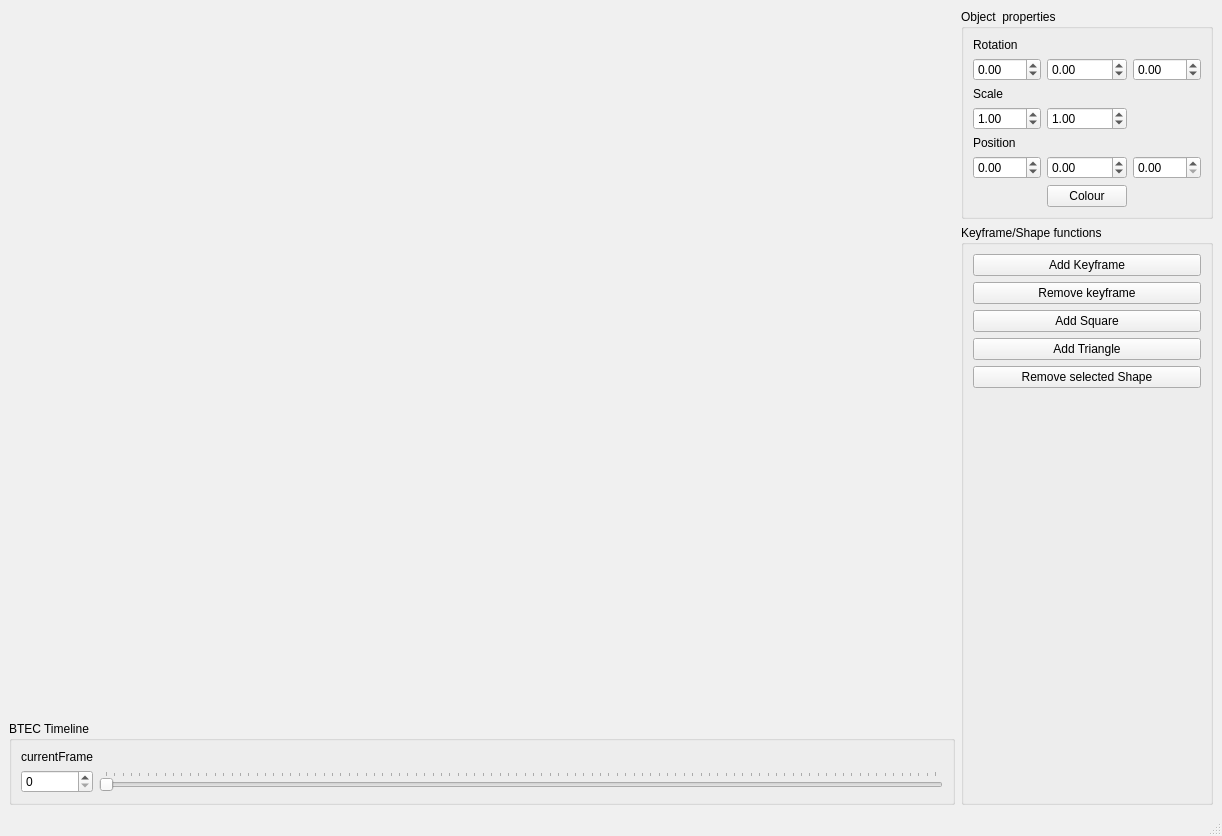
<?xml version="1.0" encoding="UTF-8"?>
<ui version="4.0">
 <class>MainWindow</class>
 <widget class="QMainWindow" name="MainWindow">
  <property name="geometry">
   <rect>
    <x>0</x>
    <y>0</y>
    <width>1222</width>
    <height>836</height>
   </rect>
  </property>
  <property name="palette">
   <palette>
    <active>
     <colorrole role="WindowText">
      <brush brushstyle="SolidPattern">
       <color alpha="255">
        <red>0</red>
        <green>0</green>
        <blue>0</blue>
       </color>
      </brush>
     </colorrole>
     <colorrole role="Button">
      <brush brushstyle="SolidPattern">
       <color alpha="255">
        <red>159</red>
        <green>159</green>
        <blue>159</blue>
       </color>
      </brush>
     </colorrole>
     <colorrole role="Light">
      <brush brushstyle="SolidPattern">
       <color alpha="255">
        <red>238</red>
        <green>238</green>
        <blue>238</blue>
       </color>
      </brush>
     </colorrole>
     <colorrole role="Midlight">
      <brush brushstyle="SolidPattern">
       <color alpha="255">
        <red>198</red>
        <green>198</green>
        <blue>198</blue>
       </color>
      </brush>
     </colorrole>
     <colorrole role="Dark">
      <brush brushstyle="SolidPattern">
       <color alpha="255">
        <red>79</red>
        <green>79</green>
        <blue>79</blue>
       </color>
      </brush>
     </colorrole>
     <colorrole role="Mid">
      <brush brushstyle="SolidPattern">
       <color alpha="255">
        <red>106</red>
        <green>106</green>
        <blue>106</blue>
       </color>
      </brush>
     </colorrole>
     <colorrole role="Text">
      <brush brushstyle="SolidPattern">
       <color alpha="255">
        <red>0</red>
        <green>0</green>
        <blue>0</blue>
       </color>
      </brush>
     </colorrole>
     <colorrole role="BrightText">
      <brush brushstyle="SolidPattern">
       <color alpha="255">
        <red>255</red>
        <green>255</green>
        <blue>255</blue>
       </color>
      </brush>
     </colorrole>
     <colorrole role="ButtonText">
      <brush brushstyle="SolidPattern">
       <color alpha="255">
        <red>0</red>
        <green>0</green>
        <blue>0</blue>
       </color>
      </brush>
     </colorrole>
     <colorrole role="Base">
      <brush brushstyle="SolidPattern">
       <color alpha="255">
        <red>255</red>
        <green>255</green>
        <blue>255</blue>
       </color>
      </brush>
     </colorrole>
     <colorrole role="Window">
      <brush brushstyle="SolidPattern">
       <color alpha="255">
        <red>159</red>
        <green>159</green>
        <blue>159</blue>
       </color>
      </brush>
     </colorrole>
     <colorrole role="Shadow">
      <brush brushstyle="SolidPattern">
       <color alpha="255">
        <red>0</red>
        <green>0</green>
        <blue>0</blue>
       </color>
      </brush>
     </colorrole>
     <colorrole role="AlternateBase">
      <brush brushstyle="SolidPattern">
       <color alpha="255">
        <red>207</red>
        <green>207</green>
        <blue>207</blue>
       </color>
      </brush>
     </colorrole>
     <colorrole role="ToolTipBase">
      <brush brushstyle="SolidPattern">
       <color alpha="255">
        <red>255</red>
        <green>255</green>
        <blue>220</blue>
       </color>
      </brush>
     </colorrole>
     <colorrole role="ToolTipText">
      <brush brushstyle="SolidPattern">
       <color alpha="255">
        <red>0</red>
        <green>0</green>
        <blue>0</blue>
       </color>
      </brush>
     </colorrole>
    </active>
    <inactive>
     <colorrole role="WindowText">
      <brush brushstyle="SolidPattern">
       <color alpha="255">
        <red>0</red>
        <green>0</green>
        <blue>0</blue>
       </color>
      </brush>
     </colorrole>
     <colorrole role="Button">
      <brush brushstyle="SolidPattern">
       <color alpha="255">
        <red>240</red>
        <green>240</green>
        <blue>240</blue>
       </color>
      </brush>
     </colorrole>
     <colorrole role="Light">
      <brush brushstyle="SolidPattern">
       <color alpha="255">
        <red>255</red>
        <green>255</green>
        <blue>255</blue>
       </color>
      </brush>
     </colorrole>
     <colorrole role="Midlight">
      <brush brushstyle="SolidPattern">
       <color alpha="255">
        <red>227</red>
        <green>227</green>
        <blue>227</blue>
       </color>
      </brush>
     </colorrole>
     <colorrole role="Dark">
      <brush brushstyle="SolidPattern">
       <color alpha="255">
        <red>160</red>
        <green>160</green>
        <blue>160</blue>
       </color>
      </brush>
     </colorrole>
     <colorrole role="Mid">
      <brush brushstyle="SolidPattern">
       <color alpha="255">
        <red>160</red>
        <green>160</green>
        <blue>160</blue>
       </color>
      </brush>
     </colorrole>
     <colorrole role="Text">
      <brush brushstyle="SolidPattern">
       <color alpha="255">
        <red>0</red>
        <green>0</green>
        <blue>0</blue>
       </color>
      </brush>
     </colorrole>
     <colorrole role="BrightText">
      <brush brushstyle="SolidPattern">
       <color alpha="255">
        <red>255</red>
        <green>255</green>
        <blue>255</blue>
       </color>
      </brush>
     </colorrole>
     <colorrole role="ButtonText">
      <brush brushstyle="SolidPattern">
       <color alpha="255">
        <red>0</red>
        <green>0</green>
        <blue>0</blue>
       </color>
      </brush>
     </colorrole>
     <colorrole role="Base">
      <brush brushstyle="SolidPattern">
       <color alpha="255">
        <red>255</red>
        <green>255</green>
        <blue>255</blue>
       </color>
      </brush>
     </colorrole>
     <colorrole role="Window">
      <brush brushstyle="SolidPattern">
       <color alpha="255">
        <red>240</red>
        <green>240</green>
        <blue>240</blue>
       </color>
      </brush>
     </colorrole>
     <colorrole role="Shadow">
      <brush brushstyle="SolidPattern">
       <color alpha="255">
        <red>105</red>
        <green>105</green>
        <blue>105</blue>
       </color>
      </brush>
     </colorrole>
     <colorrole role="AlternateBase">
      <brush brushstyle="SolidPattern">
       <color alpha="255">
        <red>245</red>
        <green>245</green>
        <blue>245</blue>
       </color>
      </brush>
     </colorrole>
     <colorrole role="ToolTipBase">
      <brush brushstyle="SolidPattern">
       <color alpha="255">
        <red>255</red>
        <green>255</green>
        <blue>220</blue>
       </color>
      </brush>
     </colorrole>
     <colorrole role="ToolTipText">
      <brush brushstyle="SolidPattern">
       <color alpha="255">
        <red>0</red>
        <green>0</green>
        <blue>0</blue>
       </color>
      </brush>
     </colorrole>
    </inactive>
    <disabled>
     <colorrole role="WindowText">
      <brush brushstyle="SolidPattern">
       <color alpha="255">
        <red>79</red>
        <green>79</green>
        <blue>79</blue>
       </color>
      </brush>
     </colorrole>
     <colorrole role="Button">
      <brush brushstyle="SolidPattern">
       <color alpha="255">
        <red>159</red>
        <green>159</green>
        <blue>159</blue>
       </color>
      </brush>
     </colorrole>
     <colorrole role="Light">
      <brush brushstyle="SolidPattern">
       <color alpha="255">
        <red>238</red>
        <green>238</green>
        <blue>238</blue>
       </color>
      </brush>
     </colorrole>
     <colorrole role="Midlight">
      <brush brushstyle="SolidPattern">
       <color alpha="255">
        <red>198</red>
        <green>198</green>
        <blue>198</blue>
       </color>
      </brush>
     </colorrole>
     <colorrole role="Dark">
      <brush brushstyle="SolidPattern">
       <color alpha="255">
        <red>79</red>
        <green>79</green>
        <blue>79</blue>
       </color>
      </brush>
     </colorrole>
     <colorrole role="Mid">
      <brush brushstyle="SolidPattern">
       <color alpha="255">
        <red>106</red>
        <green>106</green>
        <blue>106</blue>
       </color>
      </brush>
     </colorrole>
     <colorrole role="Text">
      <brush brushstyle="SolidPattern">
       <color alpha="255">
        <red>79</red>
        <green>79</green>
        <blue>79</blue>
       </color>
      </brush>
     </colorrole>
     <colorrole role="BrightText">
      <brush brushstyle="SolidPattern">
       <color alpha="255">
        <red>255</red>
        <green>255</green>
        <blue>255</blue>
       </color>
      </brush>
     </colorrole>
     <colorrole role="ButtonText">
      <brush brushstyle="SolidPattern">
       <color alpha="255">
        <red>79</red>
        <green>79</green>
        <blue>79</blue>
       </color>
      </brush>
     </colorrole>
     <colorrole role="Base">
      <brush brushstyle="SolidPattern">
       <color alpha="255">
        <red>159</red>
        <green>159</green>
        <blue>159</blue>
       </color>
      </brush>
     </colorrole>
     <colorrole role="Window">
      <brush brushstyle="SolidPattern">
       <color alpha="255">
        <red>159</red>
        <green>159</green>
        <blue>159</blue>
       </color>
      </brush>
     </colorrole>
     <colorrole role="Shadow">
      <brush brushstyle="SolidPattern">
       <color alpha="255">
        <red>0</red>
        <green>0</green>
        <blue>0</blue>
       </color>
      </brush>
     </colorrole>
     <colorrole role="AlternateBase">
      <brush brushstyle="SolidPattern">
       <color alpha="255">
        <red>245</red>
        <green>245</green>
        <blue>245</blue>
       </color>
      </brush>
     </colorrole>
     <colorrole role="ToolTipBase">
      <brush brushstyle="SolidPattern">
       <color alpha="255">
        <red>255</red>
        <green>255</green>
        <blue>220</blue>
       </color>
      </brush>
     </colorrole>
     <colorrole role="ToolTipText">
      <brush brushstyle="SolidPattern">
       <color alpha="255">
        <red>0</red>
        <green>0</green>
        <blue>0</blue>
       </color>
      </brush>
     </colorrole>
    </disabled>
   </palette>
  </property>
  <property name="windowTitle">
   <string>MainWindow</string>
  </property>
  <widget class="QWidget" name="centralwidget">
   <layout class="QGridLayout" name="MainWIndowGridLayout">
    <item row="3" column="0">
     <widget class="QGroupBox" name="groupBox_5">
      <property name="sizePolicy">
       <sizepolicy hsizetype="Preferred" vsizetype="Preferred">
        <horstretch>0</horstretch>
        <verstretch>0</verstretch>
       </sizepolicy>
      </property>
      <property name="title">
       <string>BTEC Timeline</string>
      </property>
      <layout class="QGridLayout" name="gridLayout">
       <item row="1" column="0">
        <widget class="QSpinBox" name="m_currentFrame">
         <property name="maximum">
          <number>5000</number>
         </property>
        </widget>
       </item>
       <item row="0" column="0">
        <widget class="QLabel" name="label_4">
         <property name="text">
          <string>currentFrame</string>
         </property>
        </widget>
       </item>
       <item row="1" column="2">
        <widget class="QSlider" name="timelineSlider">
         <property name="orientation">
          <enum>Qt::Horizontal</enum>
         </property>
         <property name="invertedAppearance">
          <bool>false</bool>
         </property>
         <property name="invertedControls">
          <bool>false</bool>
         </property>
         <property name="tickPosition">
          <enum>QSlider::TicksAbove</enum>
         </property>
         <property name="tickInterval">
          <number>1</number>
         </property>
        </widget>
       </item>
      </layout>
     </widget>
    </item>
    <item row="1" column="0">
     <spacer name="horizontalSpacer">
      <property name="orientation">
       <enum>Qt::Horizontal</enum>
      </property>
      <property name="sizeHint" stdset="0">
       <size>
        <width>40</width>
        <height>20</height>
       </size>
      </property>
     </spacer>
    </item>
    <item row="0" column="1">
     <widget class="QGroupBox" name="groupBox">
      <property name="title">
       <string>Object  properties</string>
      </property>
      <layout class="QGridLayout" name="gridLayout_2">
       <item row="5" column="0">
        <widget class="QDoubleSpinBox" name="m_objectPosX">
         <property name="minimum">
          <double>-5.000000000000000</double>
         </property>
         <property name="maximum">
          <double>5.000000000000000</double>
         </property>
         <property name="singleStep">
          <double>0.100000000000000</double>
         </property>
        </widget>
       </item>
       <item row="4" column="0">
        <widget class="QLabel" name="label">
         <property name="text">
          <string>Position</string>
         </property>
        </widget>
       </item>
       <item row="2" column="0">
        <widget class="QLabel" name="label_3">
         <property name="text">
          <string>Scale</string>
         </property>
        </widget>
       </item>
       <item row="1" column="0">
        <widget class="QDoubleSpinBox" name="m_objectRotX">
         <property name="minimum">
          <double>-360.000000000000000</double>
         </property>
         <property name="maximum">
          <double>360.000000000000000</double>
         </property>
        </widget>
       </item>
       <item row="3" column="1">
        <widget class="QDoubleSpinBox" name="m_objectScaleY">
         <property name="value">
          <double>1.000000000000000</double>
         </property>
        </widget>
       </item>
       <item row="6" column="1">
        <widget class="QPushButton" name="m_colour">
         <property name="sizePolicy">
          <sizepolicy hsizetype="Fixed" vsizetype="Fixed">
           <horstretch>0</horstretch>
           <verstretch>0</verstretch>
          </sizepolicy>
         </property>
         <property name="text">
          <string>Colour</string>
         </property>
        </widget>
       </item>
       <item row="1" column="1">
        <widget class="QDoubleSpinBox" name="m_objectRotY">
         <property name="minimum">
          <double>-360.000000000000000</double>
         </property>
         <property name="maximum">
          <double>360.000000000000000</double>
         </property>
        </widget>
       </item>
       <item row="3" column="0">
        <widget class="QDoubleSpinBox" name="m_objectScaleX">
         <property name="value">
          <double>1.000000000000000</double>
         </property>
        </widget>
       </item>
       <item row="5" column="1">
        <widget class="QDoubleSpinBox" name="m_objectPosY">
         <property name="minimum">
          <double>-5.000000000000000</double>
         </property>
         <property name="maximum">
          <double>5.000000000000000</double>
         </property>
         <property name="singleStep">
          <double>0.100000000000000</double>
         </property>
        </widget>
       </item>
       <item row="0" column="0">
        <widget class="QLabel" name="label_2">
         <property name="text">
          <string>Rotation</string>
         </property>
        </widget>
       </item>
       <item row="1" column="2">
        <widget class="QDoubleSpinBox" name="m_objectRotZ">
         <property name="minimum">
          <double>-360.000000000000000</double>
         </property>
         <property name="maximum">
          <double>360.000000000000000</double>
         </property>
        </widget>
       </item>
       <item row="5" column="2">
        <widget class="QDoubleSpinBox" name="m_objectPosY_2"/>
       </item>
      </layout>
     </widget>
    </item>
    <item row="1" column="1" rowspan="3">
     <widget class="QGroupBox" name="groupBox_2">
      <property name="title">
       <string>Keyframe/Shape functions</string>
      </property>
      <layout class="QGridLayout" name="gridLayout_4">
       <item row="1" column="0">
        <widget class="QPushButton" name="removeKeyframe">
         <property name="text">
          <string>Remove keyframe</string>
         </property>
        </widget>
       </item>
       <item row="0" column="0">
        <widget class="QPushButton" name="addKeyframe">
         <property name="text">
          <string>Add Keyframe</string>
         </property>
        </widget>
       </item>
       <item row="6" column="0">
        <spacer name="verticalSpacer">
         <property name="orientation">
          <enum>Qt::Vertical</enum>
         </property>
         <property name="sizeType">
          <enum>QSizePolicy::Expanding</enum>
         </property>
         <property name="sizeHint" stdset="0">
          <size>
           <width>20</width>
           <height>40</height>
          </size>
         </property>
        </spacer>
       </item>
       <item row="2" column="0">
        <widget class="QPushButton" name="addSquare">
         <property name="text">
          <string>Add Square</string>
         </property>
        </widget>
       </item>
       <item row="3" column="0">
        <widget class="QPushButton" name="addTriangle">
         <property name="text">
          <string>Add Triangle</string>
         </property>
        </widget>
       </item>
       <item row="4" column="0">
        <widget class="QPushButton" name="removeShape">
         <property name="text">
          <string>Remove selected Shape</string>
         </property>
        </widget>
       </item>
      </layout>
     </widget>
    </item>
    <item row="2" column="0">
     <spacer name="verticalSpacer_2">
      <property name="orientation">
       <enum>Qt::Vertical</enum>
      </property>
      <property name="sizeHint" stdset="0">
       <size>
        <width>20</width>
        <height>40</height>
       </size>
      </property>
     </spacer>
    </item>
   </layout>
  </widget>
  <widget class="QMenuBar" name="menubar">
   <property name="geometry">
    <rect>
     <x>0</x>
     <y>0</y>
     <width>1222</width>
     <height>22</height>
    </rect>
   </property>
  </widget>
  <widget class="QStatusBar" name="statusbar"/>
 </widget>
 <resources/>
 <connections/>
</ui>
